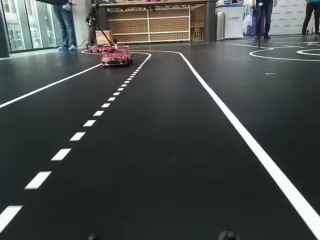
#> input picture pictures/slikaB.jpg, 320 x 240 px
$ python line_detection.py
#> lines starting #> are read from the running program, lines starting #| are printed output that depends on the picture; after the words box and inside, x2 and y2 are one past the last pixel; in counts of white or black regions, pixels touching at a corner belong together
print("Ivina line detection")

import cv2
import numpy as np

# 0. Kernel operations
kernel_small = cv2.getStructuringElement(cv2.MORPH_CROSS, (3,3))
kernel_large = cv2.getStructuringElement(cv2.MORPH_DIAMOND,(5,5))

def dilate(img, iterations=1):
    return cv2.dilate(img, kernel_small, iterations=iterations)

def erode(img, iterations=1):
    return cv2.erode(img, kernel_small, iterations=iterations)

def close(img, iterations=1):
    return cv2.morphologyEx(img, cv2.MORPH_CLOSE, kernel_large, iterations=iterations)


# 1. Load image
img = cv2.imread("pictures/slikaB.jpg")
#> img is the input picture: shape (240, 320, 3); mean B, G, R 73.5, 75, 70.1
if img is None:
    print("Error: cannot load image! Check file path and name.")
    exit()

h, w = img.shape[:2]
#> h = 240; w = 320
roi = img[h//3:, :]         # bottom 2/3 of the image
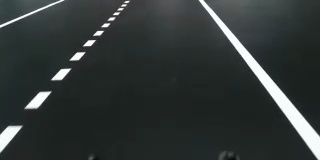
#> roi: shape (160, 320, 3); mean B, G, R 55.2, 56.1, 49.9
y_offset = h // 3           # vertical offset because ROI is cropped
#> y_offset = 80


# 2. HSV mask for white color
hsv = cv2.cvtColor(roi, cv2.COLOR_BGR2HSV)
#> hsv: shape (160, 320, 3); mean H, S, V 85.2, 36.9, 56.4
lower_white = np.array([0,0,180])
upper_white = np.array([180,40,255])
mask = cv2.inRange(hsv, lower_white, upper_white)
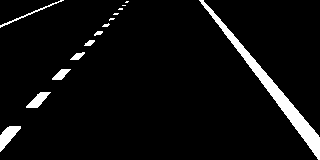
#> mask: shape (160, 320); 5.3% white; 14 white regions (6 under 20 px), largest, box (x1, y1, x2, y2) and area: (199, 0, 320, 160) 1794, (0, 126, 21, 152) 266, (26, 92, 51, 108) 192
white_only = cv2.bitwise_and(roi, roi, mask=mask)


# 3. Grayscale + equalize histogram
gray = cv2.cvtColor(white_only, cv2.COLOR_BGR2GRAY)
gray_eq = cv2.equalizeHist(gray)


# 4. Blur + Canny edges
blur = cv2.GaussianBlur(gray_eq, (5,5), 0)
edges = cv2.Canny(blur, 50, 150)
#> edges: shape (160, 320); 2.1% white in thin lines or dots


# 5. Morphology
closed = close(edges,1)
#> in close, `return cv2.morphologyEx(img, cv2.MORPH_CLOSE, kernel_large, iterations..`: returned value: shape (160, 320); 3.3% white; 9 white regions, largest, box (x1, y1, x2, y2) and area: (200, 0, 320, 160) 860, (0, 0, 64, 28) 261, (0, 127, 21, 151) 148
dil = dilate(closed,1)
#> in dilate, `return cv2.dilate(img, kernel_small, iterations=iterations)`:
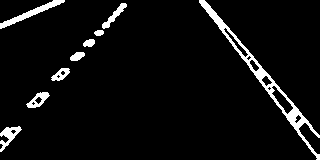
#> returned value: shape (160, 320); 5.4% white; 9 white regions, largest, box (x1, y1, x2, y2) and area: (199, 0, 320, 160) 1414, (0, 0, 65, 29) 381, (0, 126, 22, 152) 234
final = erode(dil,1)


# 6. Hough Lines
lines = cv2.HoughLinesP(final, rho=1, theta=np.pi/180, threshold=50,
                        minLineLength=50, maxLineGap=15)
#> lines = 14 rows, first 6: [200, 0, 319, 158], [205, 2, 318, 136], [38, 105, 123, 4], [228, 28, 319, 136], [0, 24, 63, 0], [27, 104, 125, 6]


# 7. Draw all Hough lines for visualization
all_lines_img = img.copy()
left_points = []
right_points = []

if lines is not None:
    for line in lines:
        x1, y1, x2, y2 = line[0]
        y1_orig = y1 + y_offset
        y2_orig = y2 + y_offset
        slope = (y2 - y1) / (x2 - x1 + 1e-6)

        # Blue = left line, Yellow = right line
        color = (255,0,0) if slope < 0 else (0,255,255)
        cv2.line(all_lines_img, (x1, y1_orig), (x2, y2_orig), color, 2)

        # Collect points for line fitting
        if slope < 0:
            left_points.append([x1, y1_orig])
            left_points.append([x2, y2_orig])
        elif slope > 0:
            right_points.append([x1, y1_orig])
            right_points.append([x2, y2_orig])
#> this loop made 14 passes
#> (x1, y1, x2, y2, y1_orig, y2_orig, slope, color) on passes 1 to 12: (200, 0, 319, 158, 80, 238, 1.33, (0, 255, 255)), (205, 2, 318, 136, 82, 216, 1.19, (0, 255, 255)), (38, 105, 123, 4, 185, 84, -1.19, (255, 0, 0)), (228, 28, 319, 136, 108, 216, 1.19, (0, 255, 255)), (0, 24, 63, 0, 104, 80, -0.381, (255, 0, 0)), (27, 104, 125, 6, 184, 86, -1, (255, 0, 0)), (203, 3, 296, 126, 83, 206, 1.32, (0, 255, 255)), (0, 27, 60, 2, 107, 82, -0.417, (255, 0, 0)), (200, 1, 319, 159, 81, 239, 1.33, (0, 255, 255)), (62, 78, 125, 4, 158, 84, -1.17, (255, 0, 0)), (61, 78, 122, 6, 158, 86, -1.18, (255, 0, 0)), (56, 74, 122, 4, 154, 84, -1.06, (255, 0, 0))
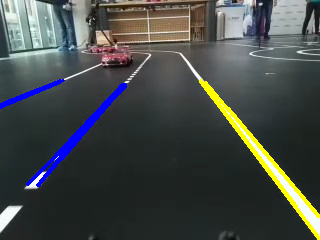
#> all_lines_img: shape (240, 320, 3); 3.93% of pixels changed, all inside (x1, y1, x2, y2) = (0, 79, 320, 240)
#> after the loop, left_points = [[38, 185], [123, 84], [0, 104], [63, 80], [27, 184], [125, 86], [0, 107], [60, 82], [62, 158], [125, 84], [61, 158], [122, 86], [56, 154], [122, 84], [37, 185], [89, 120], [4, 102], [60, 80]]; right_points = [[200, 80], [319, 238], [205, 82], [318, 216], [228, 108], [319, 216], [203, 83], [296, 206], [200, 81], [319, 239]]
else:
    print("No lines detected.")


# 8. Fit one left + one right line
out = img.copy()

def fit_and_draw(points, color):
#> called with color = (0, 0, 255)
    pts = np.array(points, dtype=np.float32)
#> pts = 18 rows, first 8: [38, 185], [123, 84], [0, 104], [63, 80], [27, 184], [125, 86], [0, 107], [60, 82]
    if len(pts) < 2:
        return None
    vx, vy, x0, y0 = cv2.fitLine(pts, cv2.DIST_L2, 0,0.01,0.01)
#> vx = [0.767]; vy = [-0.641]; x0 = [65.22]; y0 = [117.9]
    y_top = y_offset
#> y_top = 80
    y_bottom = h
#> y_bottom = 240
    t_top = (y_top - y0)/vy
#> t_top = [59.15]
    t_bottom = (y_bottom - y0)/vy
#> t_bottom = [-190.3]
    x_top = int(x0 + t_top*vx)
#> x_top = 110
    x_bottom = int(x0 + t_bottom*vx)
#> x_bottom = -80
    cv2.line(out, (x_top, y_top), (x_bottom, y_bottom), color, 5)
    return (x_top, y_top), (x_bottom, y_bottom)

left_line = fit_and_draw(left_points, (0,0,255))    # red line
#> left_line = ((110, 80), (-80, 240))
right_line = fit_and_draw(right_points, (0,255,0))   # green line
#> call 2 of fit_and_draw, with color = (0, 255, 0)
#> in fit_and_draw (call 2), `pts = np.array(points, dtype=np.float32)`: pts has the same summary as right_points outside fit_and_draw
#> in fit_and_draw (call 2), `vx, vy, x0, y0 = cv2.fitLine(pts, cv2.DIST_L2, 0,0.01,0.01)`: vx = [0.618]; vy = [0.786]; x0 = [260.7]; y0 = [154.9]
#> in fit_and_draw (call 2), `t_top = (y_top - y0)/vy`: t_top = [-95.25]
#> in fit_and_draw (call 2), `t_bottom = (y_bottom - y0)/vy`: t_bottom = [108.2]
#> in fit_and_draw (call 2), `x_top = int(x0 + t_top*vx)`: x_top = 201
#> in fit_and_draw (call 2), `x_bottom = int(x0 + t_bottom*vx)`: x_bottom = 327
#> in fit_and_draw (call 2), `cv2.line(out, (x_top, y_top), (x_bottom, y_bottom), color, 5)`:
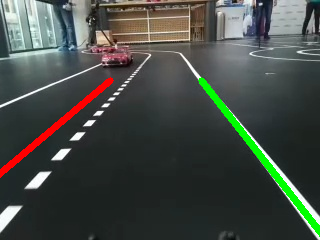
#> out: shape (240, 320, 3); mean B, G, R 68.7, 74.7, 68.8
#> right_line = ((201, 80), (327, 240))


# 9. Fill polygon only in ROI
out_filled = out.copy()
if left_line and right_line:
    lx_top, lx_bottom = left_line
#> lx_top = (110, 80); lx_bottom = (-80, 240)
    rx_top, rx_bottom = right_line
#> rx_top = (201, 80); rx_bottom = (327, 240)
    polygon = np.array([lx_top, lx_bottom, rx_bottom, rx_top], dtype=np.int32)
#> polygon = [[110, 80], [-80, 240], [327, 240], [201, 80]]
    overlay = out.copy()
    cv2.fillPoly(overlay, [polygon], (0,255,0))
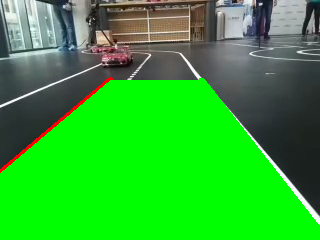
#> overlay: shape (240, 320, 3); mean B, G, R 47.3, 173.5, 47.8
    out_filled = cv2.addWeighted(overlay, 0.3, out, 0.7, 0)
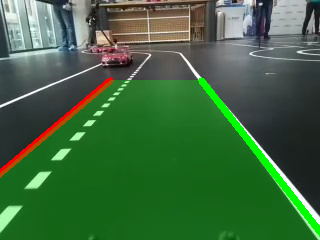
#> out_filled: shape (240, 320, 3); mean B, G, R 62.2, 104.3, 62.5


# 10. Display results
cv2.imshow("Original", img)
cv2.waitKey(0)
cv2.imshow("ROI", roi)
cv2.waitKey(0)
cv2.imshow("White mask", mask)
cv2.waitKey(0)
cv2.imshow("White only", white_only)
cv2.waitKey(0)
cv2.imshow("Gray EQ", gray_eq)
cv2.waitKey(0)
cv2.imshow("Blur", blur)
cv2.waitKey(0)
cv2.imshow("Canny edges", edges)
cv2.waitKey(0)
cv2.imshow("Final (morphology)", final)
cv2.waitKey(0)
cv2.imshow("All Hough lines (blue=left, yellow=right)", all_lines_img)
cv2.waitKey(0)
cv2.imshow("Fitted lines + Area", out_filled)

cv2.waitKey(0)
cv2.destroyAllWindows()

$ run again, with pictures/slika.jpg copied over pictures/slikaB.jpg
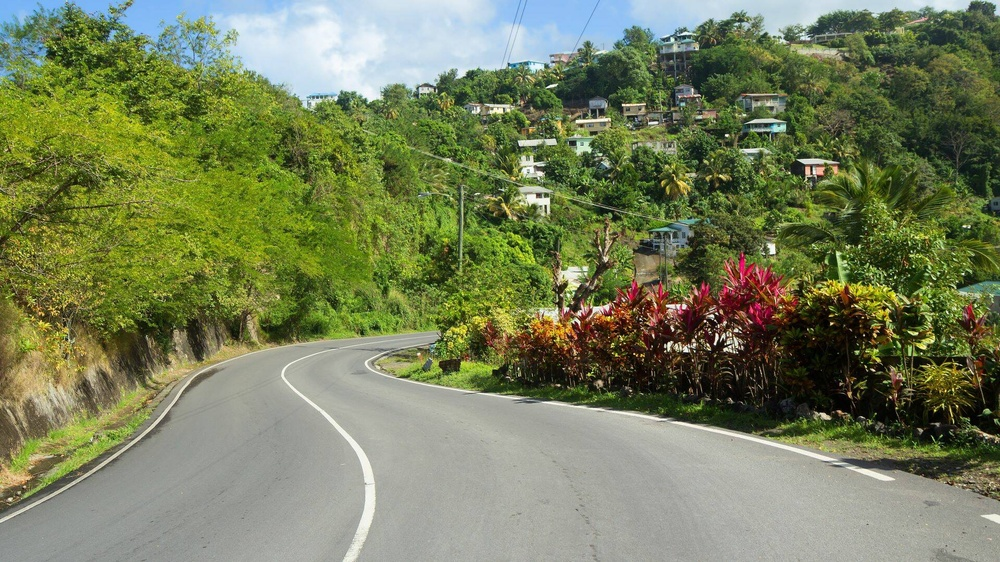
#> input picture pictures/slika.jpg, 1000 x 562 px, shrunk from 1920 x 1080 before the run
#> img is the input picture: shape (562, 1000, 3); mean B, G, R 90.7, 127.2, 118.2
#> hsv: shape (375, 1000, 3); mean H, S, V 35.8, 102, 128.3
#> `mask = cv2.inRange(hsv, lower_white, upper_white)`:
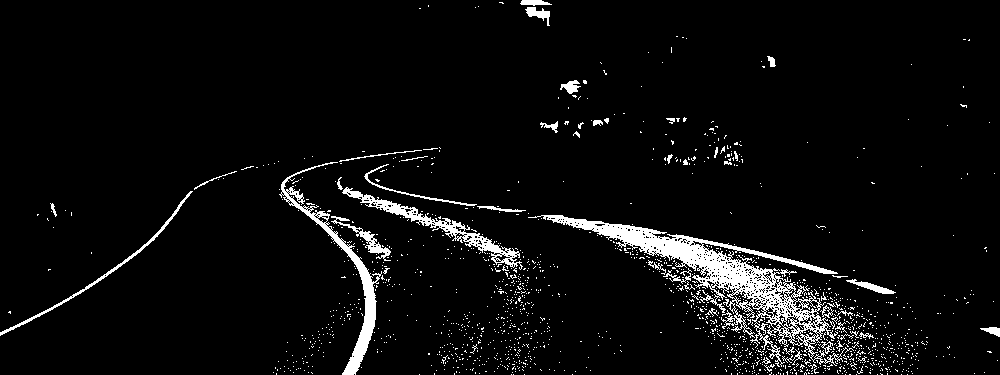
#> mask: shape (375, 1000); 5.1% white; 1515 white regions (1470 under 20 px), largest, box (x1, y1, x2, y2) and area: (528, 215, 854, 367) 8283, (279, 162, 382, 375) 2288, (342, 187, 523, 270) 1749
#> edges: shape (375, 1000); 3.2% white in thin lines or dots
#> lines = 151 rows, first 6: [614, 247, 862, 362], [615, 244, 886, 370], [372, 185, 799, 261], [699, 311, 862, 367], [697, 317, 840, 369], [566, 216, 885, 365]
#> the loop `for line in lines:` made 151 passes
#> (x1, y1, x2, y2, y1_orig, y2_orig, slope, color) on passes 1 to 3: (614, 247, 862, 362, 434, 549, 0.464, (0, 255, 255)), (615, 244, 886, 370, 431, 557, 0.465, (0, 255, 255)), (372, 185, 799, 261, 372, 448, 0.178, (0, 255, 255))
#> `out_filled = cv2.addWeighted(overlay, 0.3, out, 0.7, 0)`:
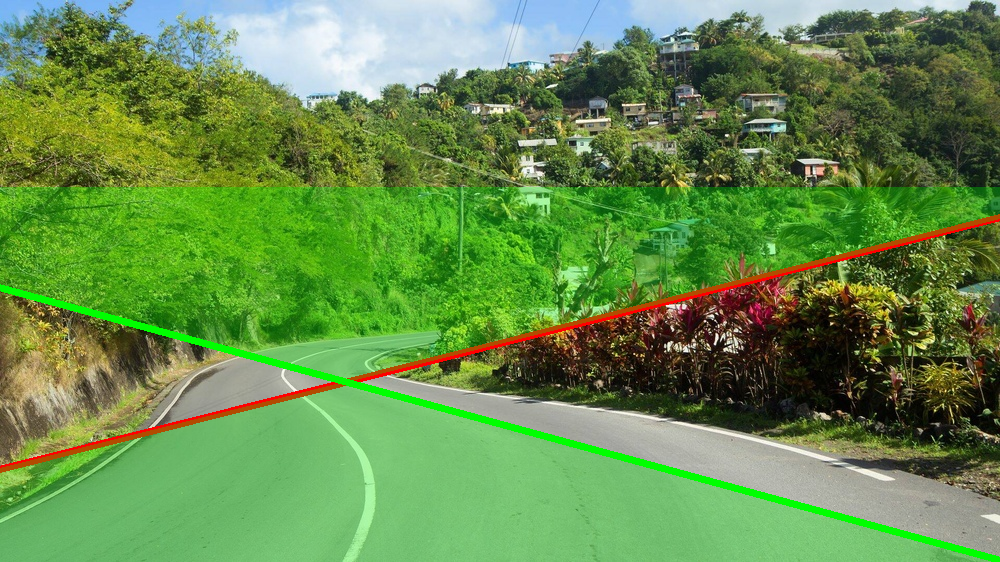
#> out_filled: shape (562, 1000, 3); mean B, G, R 76.4, 141.5, 101.5

$ run again, with pictures/slika2.jpg copied over pictures/slikaB.jpg
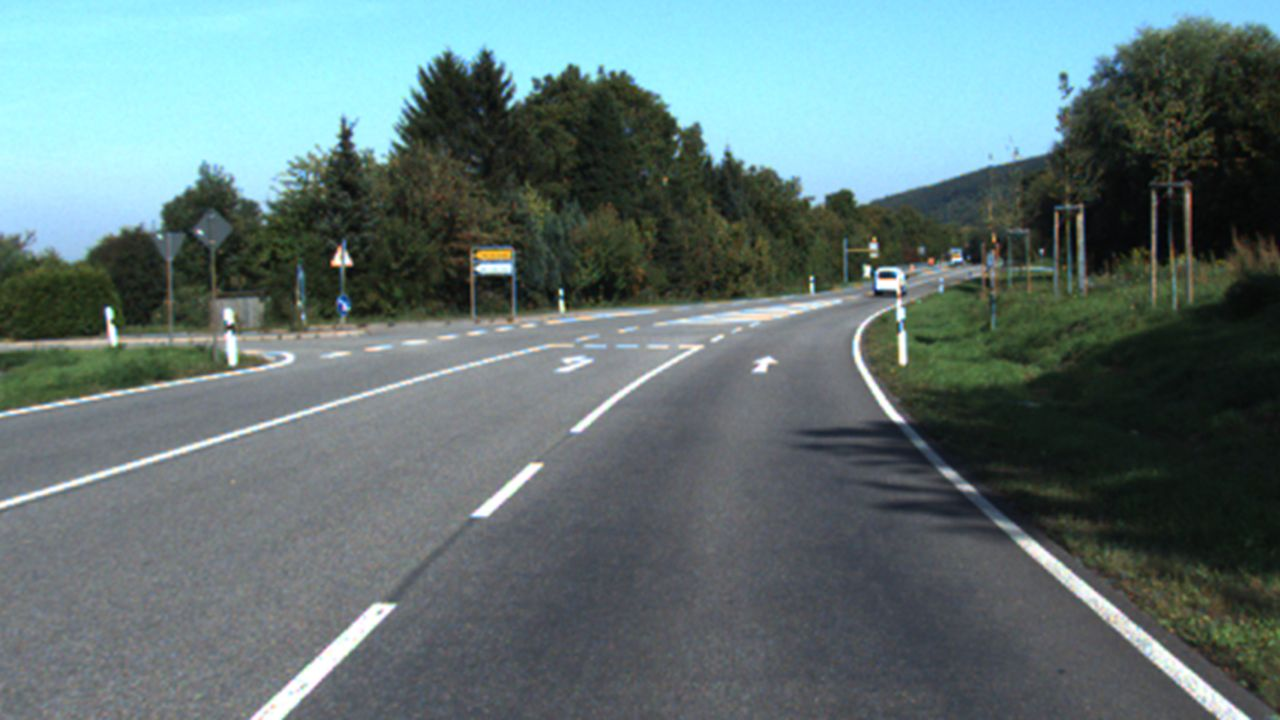
#> input picture pictures/slika2.jpg, 1280 x 720 px
#> img is the input picture: shape (720, 1280, 3); mean B, G, R 116.4, 116.1, 96.9
#> hsv: shape (480, 1280, 3); mean H, S, V 86.7, 42.2, 98.4
#> mask: shape (480, 1280); 3.2% white; 146 white regions (85 under 20 px), largest, box (x1, y1, x2, y2) and area: (1018, 299, 1249, 480) 4285, (250, 363, 396, 480) 3310, (0, 132, 439, 268) 2467
#> edges: shape (480, 1280); 1.1% white in thin lines or dots
#> lines = 71 rows, first 6: [0, 267, 498, 115], [0, 264, 426, 134], [0, 266, 471, 122], [0, 173, 290, 122], [0, 175, 285, 124], [1019, 303, 1222, 479]
#> the loop `for line in lines:` made 71 passes
#> (x1, y1, x2, y2, y1_orig, y2_orig, slope, color) on passes 1 to 8: (0, 267, 498, 115, 507, 355, -0.305, (255, 0, 0)), (0, 264, 426, 134, 504, 374, -0.305, (255, 0, 0)), (0, 266, 471, 122, 506, 362, -0.306, (255, 0, 0)), (0, 173, 290, 122, 413, 362, -0.176, (255, 0, 0)), (0, 175, 285, 124, 415, 364, -0.179, (255, 0, 0)), (1019, 303, 1222, 479, 543, 719, 0.867, (0, 255, 255)), (1033, 301, 1237, 472, 541, 712, 0.838, (0, 255, 255)), (1, 175, 279, 126, 415, 366, -0.176, (255, 0, 0))
#> after the loop `for line in lines:`:
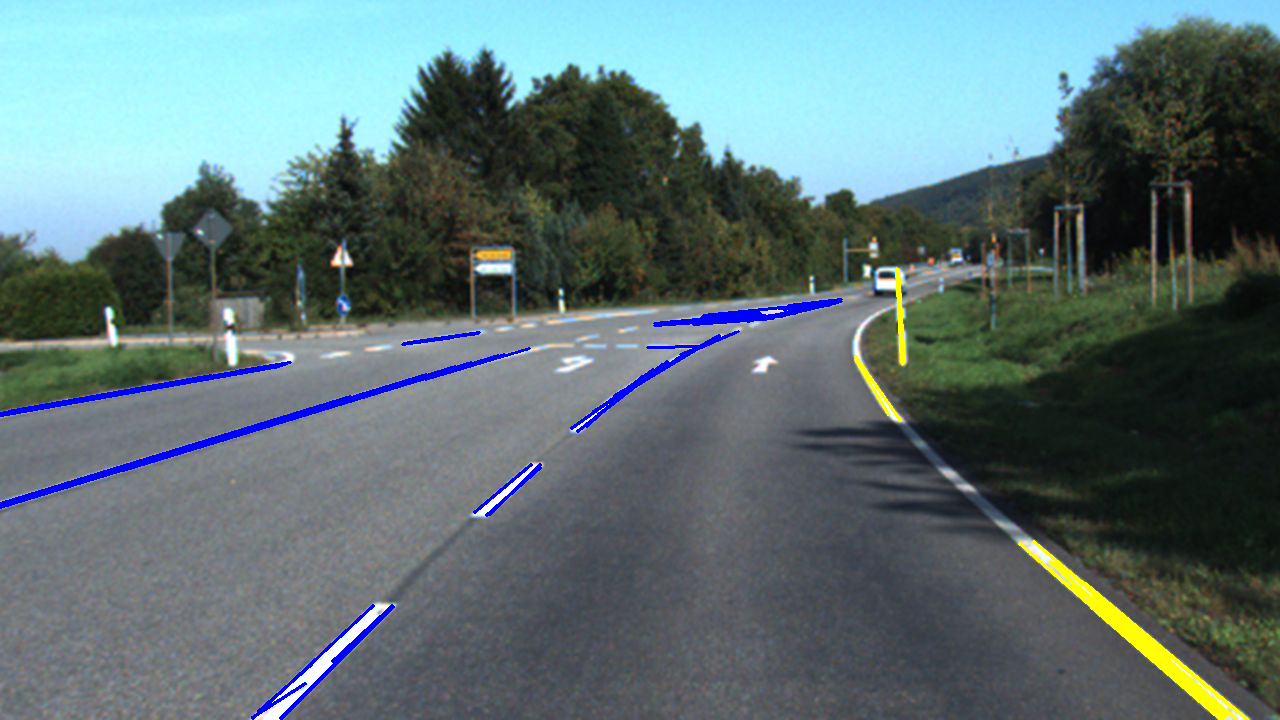
#> all_lines_img: shape (720, 1280, 3); 1.76% of pixels changed, all inside (x1, y1, x2, y2) = (0, 267, 1249, 720)
#> after the loop `for line in lines:`: left_points = 94 pairs, first value 0 to 841, second value 299 to 718; right_points = 48 pairs, first value 855 to 1247, second value 268 to 719
#> pts has the same summary as left_points outside fit_and_draw
#> vx = [0.956]; vy = [-0.294]; x0 = [496.1]; y0 = [408.5]
#> t_top = [573.5]
#> t_bottom = [-1060.3]
#> x_top = 1044
#> x_bottom = -517
#> left_line = ((1044, 240), (-517, 720))
#> right_line = ((786, 240), (1214, 720))
#> lx_top = (1044, 240); lx_bottom = (-517, 720)
#> rx_top = (786, 240); rx_bottom = (1214, 720)
#> polygon = [[1044, 240], [-517, 720], [1214, 720], [786, 240]]
#> `out_filled = cv2.addWeighted(overlay, 0.3, out, 0.7, 0)`:
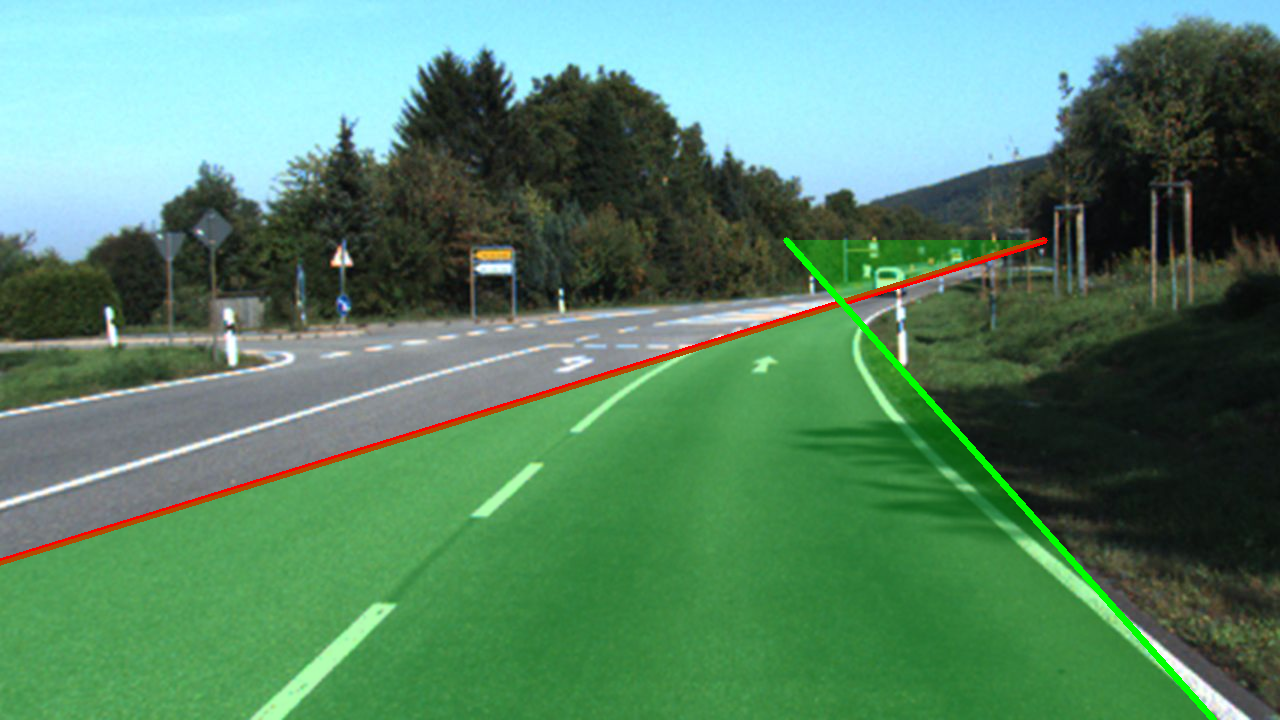
#> out_filled: shape (720, 1280, 3); mean B, G, R 103.7, 132.1, 86.8

$ run again, with pictures/slikaRavno.jpg copied over pictures/slikaB.jpg
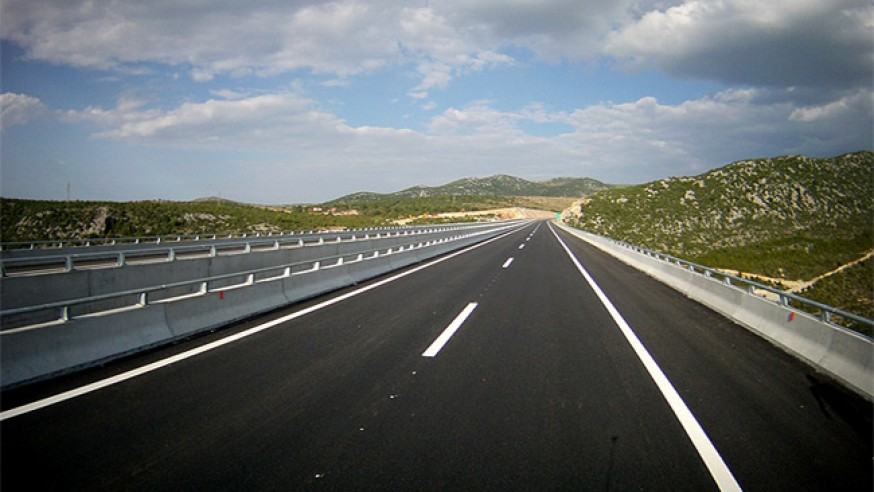
#> input picture pictures/slikaRavno.jpg, 874 x 492 px
#> img is the input picture: shape (492, 874, 3); mean B, G, R 102.9, 103.1, 98
#> hsv: shape (328, 874, 3); mean H, S, V 46.1, 53.1, 77
#> mask: shape (328, 874); 7.6% white; 198 white regions (164 under 20 px), largest, box (x1, y1, x2, y2) and area: (143, 0, 656, 40) 10974, (547, 58, 742, 328) 3010, (558, 60, 806, 190) 3006
#> edges: shape (328, 874); 2.3% white in thin lines or dots
#> lines = 56 rows, first 6: [149, 206, 517, 65], [87, 152, 536, 56], [92, 152, 520, 61], [243, 88, 499, 57], [112, 219, 516, 64], [264, 86, 532, 54]
#> the loop `for line in lines:` made 56 passes
#> (x1, y1, x2, y2, y1_orig, y2_orig, slope, color) on passes 1 to 8: (149, 206, 517, 65, 370, 229, -0.383, (255, 0, 0)), (87, 152, 536, 56, 316, 220, -0.214, (255, 0, 0)), (92, 152, 520, 61, 316, 225, -0.213, (255, 0, 0)), (243, 88, 499, 57, 252, 221, -0.121, (255, 0, 0)), (112, 219, 516, 64, 383, 228, -0.384, (255, 0, 0)), (264, 86, 532, 54, 250, 218, -0.119, (255, 0, 0)), (275, 160, 510, 70, 324, 234, -0.383, (255, 0, 0)), (551, 59, 794, 183, 223, 347, 0.51, (0, 255, 255))
#> after the loop `for line in lines:`: left_points = 76 pairs, first value 0 to 619, second value 164 to 418; right_points = 36 pairs, first value 548 to 809, second value 222 to 458
#> pts has the same summary as left_points outside fit_and_draw
#> vx = [0.942]; vy = [-0.335]; x0 = [394.1]; y0 = [248]
#> t_top = [250.6]
#> t_bottom = [-727.6]
#> x_top = 630
#> x_bottom = -291
#> left_line = ((630, 164), (-291, 492))
#> right_line = ((444, 164), (970, 492))
#> lx_top = (630, 164); lx_bottom = (-291, 492)
#> rx_top = (444, 164); rx_bottom = (970, 492)
#> polygon = [[630, 164], [-291, 492], [970, 492], [444, 164]]
#> `out_filled = cv2.addWeighted(overlay, 0.3, out, 0.7, 0)`:
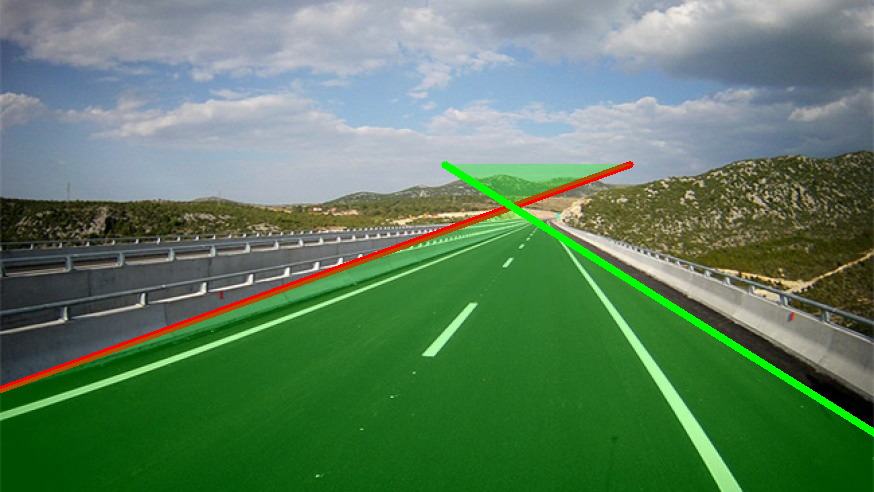
#> out_filled: shape (492, 874, 3); mean B, G, R 95.6, 126.7, 92.5
